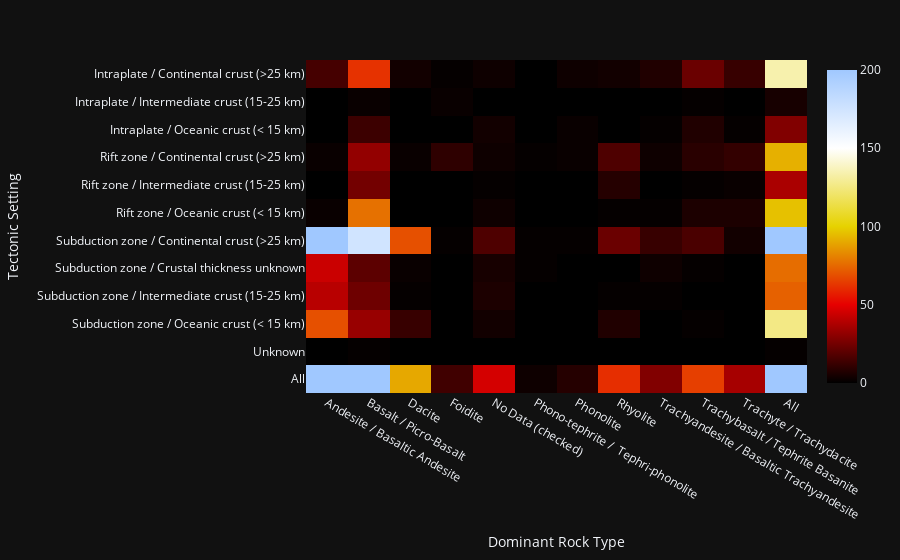

Notebook code cell kept with this figure:
### Markdown cell above
Whats the relationship between `Tectonic Setting` and `Dominant Rock Type`?

### Code cell
xt = pd.crosstab(index=df_volcanoes['Tectonic Setting'],columns=df_volcanoes['Dominant Rock Type'],margins=True)

fig = px.imshow(img=xt, aspect='auto', zmin=0, zmax=200, color_continuous_scale='blackbody')
fig.update_traces(
    zsmooth=None,
    hovertemplate='x: %{x}<br>y: %{y}<br>z: %{z:.3f}<extra></extra>'
)
fig.show()

### Figure 1 — Plotly figure (JSON) as saved in the notebook; plotly's stock layout.template omitted (floating-point values rounded to 4 significant figures; data arrays with more than 128 entries replaced by an {"elided": "..."} marker saying what was removed)
{"data": [{"coloraxis": "coloraxis", "hovertemplate": "x: %{x}<br>y: %{y}<br>z: %{z:.3f}<extra></extra>", "name": "0", "type": "heatmap", "x": ["Andesite / Basaltic Andesite", "Basalt / Picro-Basalt", "Dacite", "Foidite", "No Data (checked)", "Phono-tephrite /  Tephri-phonolite", "Phonolite", "Rhyolite", "Trachyandesite / Basaltic Trachyandesite", "Trachybasalt / Tephrite Basanite", "Trachyte / Trachydacite", "All"], "xaxis": "x", "y": ["Intraplate / Continental crust (>25 km)", "Intraplate / Intermediate crust (15-25 km)", "Intraplate / Oceanic crust (< 15 km)", "Rift zone / Continental crust (>25 km)", "Rift zone / Intermediate crust (15-25 km)", "Rift zone / Oceanic crust (< 15 km)", "Subduction zone / Continental crust (>25 km)", "Subduction zone / Crustal thickness unknown", "Subduction zone / Intermediate crust (15-25 km)", "Subduction zone / Oceanic crust (< 15 km)", "Unknown", "All"], "yaxis": "y", "z": {"elided": "12x12 int values"}}], "layout": {"coloraxis": {"cmax": 200, "cmin": 0, "colorscale": [[0, "rgb(0,0,0)"], [0.25, "rgb(230,0,0)"], [0.5, "rgb(230,210,0)"], [0.75, "rgb(255,255,255)"], [1, "rgb(160,200,255)"]]}, "margin": {"t": 60}, "xaxis": {"anchor": "y", "domain": [0, 1], "title": {"text": "Dominant Rock Type"}}, "yaxis": {"anchor": "x", "autorange": "reversed", "domain": [0, 1], "title": {"text": "Tectonic Setting"}}}}
